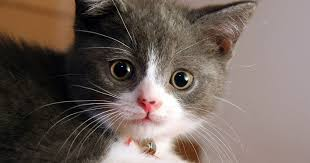
#> input picture PHOTOS/billu1.jpeg, 310 x 163 px
$ python THRESHOLD.py
#> lines starting #> are read from the running program, lines starting #| are printed output that depends on the picture; after the words box and inside, x2 and y2 are one past the last pixel; in counts of white or black regions, pixels touching at a corner belong together
import cv2 as cv
import matplotlib.pyplot as plt
import numpy as np

img = cv.imread('PHOTOS/billu1.jpeg')
#> img is the input picture: shape (163, 310, 3); mean B, G, R 92.7, 100.1, 114.2
cv.imshow('cute',img)

#Simple Thresholding

# 📌 Thresholding in OpenCV (Hinglish Explanation)
# Image ko black & white mein convert karta hai
# Pixel > threshold → white (255)
# Pixel <= threshold → black (0)
# Use hota hai object/background alag karne ke liye
# Example: cv2.threshold(gray_img, 127, 255, cv2.THRESH_BINARY)

gray = cv.cvtColor(img,cv.COLOR_BGR2GRAY)
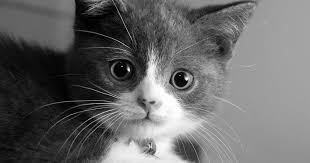
#> gray: shape (163, 310); min 0, max 255, mean 103.5
cv.imshow('gray',gray)

threshold , thresh = cv.threshold(gray,30,255,cv.THRESH_BINARY)
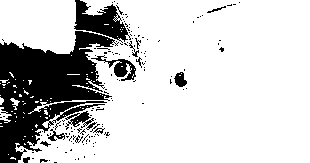
#> thresh: shape (163, 310); 79.3% white; 150 black regions (135 under 20 px), largest, box (x1, y1, x2, y2) and area: (0, 31, 119, 163) 7859, (74, 0, 131, 43) 1181, (91, 55, 136, 81) 374
cv.imshow('Simple thresholding',thresh)


threshold, thresh_inv = cv.threshold(gray,30,255,cv.THRESH_BINARY_INV)
cv.imshow('Simple thresholding Inverse',thresh_inv)

#Adaptive Thresholding
adaptive_thresh = cv.adaptiveThreshold(gray,255,cv.ADAPTIVE_THRESH_MEAN_C,cv.THRESH_BINARY,11,3)
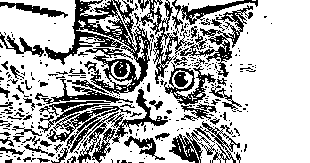
#> adaptive_thresh: shape (163, 310); 69.8% white; 308 black regions (250 under 20 px), largest, box (x1, y1, x2, y2) and area: (45, 0, 151, 95) 3251, (48, 89, 168, 163) 2046, (134, 0, 258, 84) 1648
cv.imshow('Adaptive Thresholding',adaptive_thresh)

adaptive_thresh = cv.adaptiveThreshold(gray,255,cv.ADAPTIVE_THRESH_MEAN_C,cv.ADAPTIVE_THRESH_GAUSSIAN_C,11,3)
cv.imshow('Adaptive Thresholding',adaptive_thresh)
# -------------------------------
# 🔹 Simple Thresholding (Binary)
# Agar pixel > 30 ➡ 255 (white)
# Agar pixel <= 30 ➡ 0 (black)
# Ye fixed threshold pe based hota hai
threshold, thresh = cv.threshold(gray, 30, 255, cv.THRESH_BINARY)
cv.imshow('Simple thresholding', thresh)

# -------------------------------
# 🔹 Simple Thresholding (Binary Inverse)
# Agar pixel > 30 ➡ 0 (black)
# Agar pixel <= 30 ➡ 255 (white)
# Ye simple threshold ka ulta version hai
threshold, thresh_inv = cv.threshold(gray, 30, 255, cv.THRESH_BINARY_INV)
cv.imshow('Simple thresholding Inverse', thresh_inv)

# -------------------------------
# 🔹 Adaptive Thresholding (Mean)
# Har pixel ka threshold value apne 11x11 ke surrounding pixels ka average hota hai
# Us average me se 3 minus karke threshold decide hota hai
# Ye uneven lighting conditions ke liye best hota hai
adaptive_thresh = cv.adaptiveThreshold(gray, 255, cv.ADAPTIVE_THRESH_MEAN_C,
                                       cv.THRESH_BINARY, 11, 3)
cv.imshow('Adaptive Thresholding', adaptive_thresh)

# Wait for keypress before closing windows
cv.waitKey(0)

$ run again, with PHOTOS/laplacin and sobel.png saved as PHOTOS/billu1.jpeg
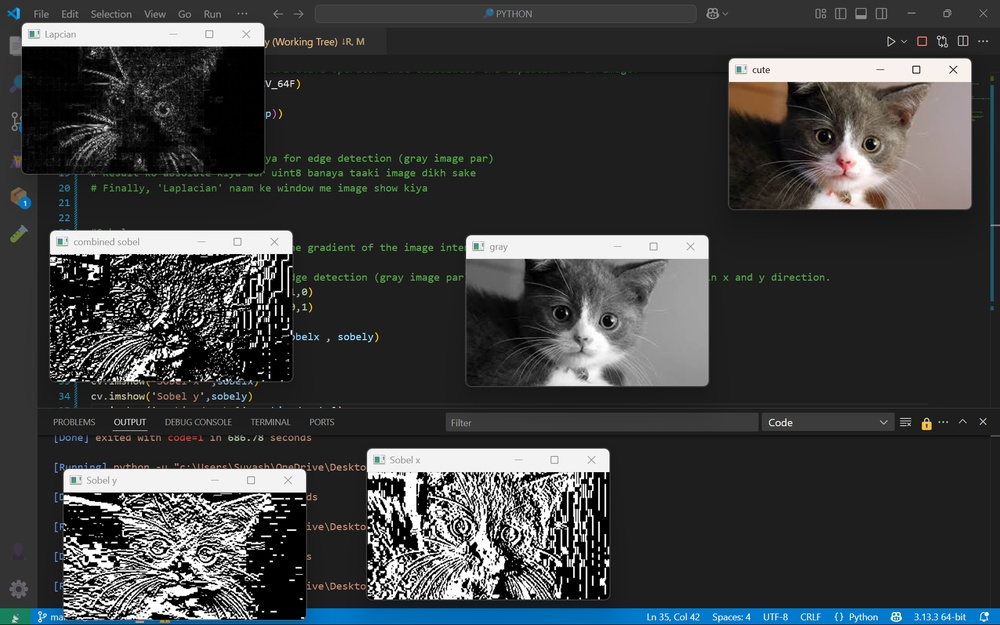
#> input picture PHOTOS/laplacin and sobel.png, 1000 x 625 px, shrunk from 1918 x 1198 before the run
#> img is the input picture: shape (625, 1000, 3); mean B, G, R 63.5, 62.9, 60.9
#> `threshold , thresh = cv.threshold(gray,30,255,cv.THRESH_BINARY)`:
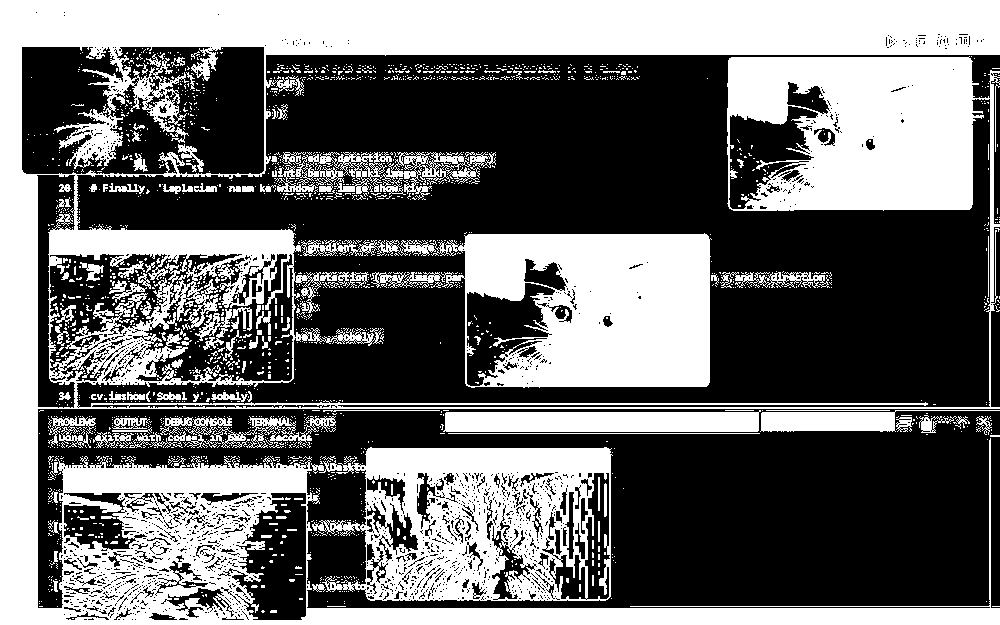
#> thresh: shape (625, 1000); 42.1% white; 1854 white regions (1721 under 20 px), largest, box (x1, y1, x2, y2) and area: (0, 0, 1000, 625) 204486, (312, 447, 613, 601) 27145, (443, 410, 761, 432) 6284
#> `adaptive_thresh = cv.adaptiveThreshold(gray,255,cv.ADAPTIVE_THRESH_MEA..`:
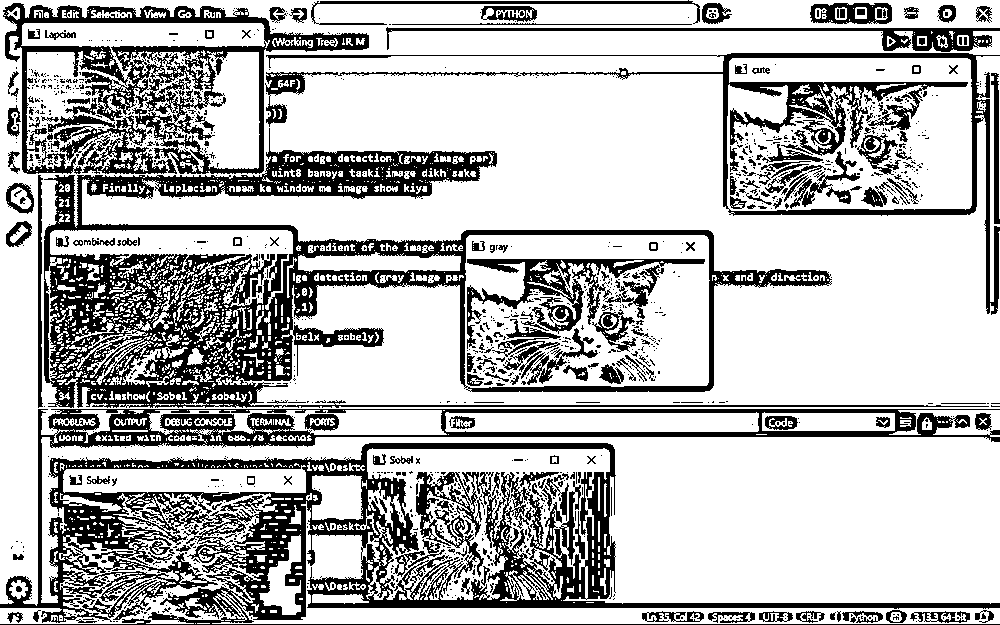
#> adaptive_thresh: shape (625, 1000); 72.4% white; 1370 black regions (1163 under 20 px), largest, box (x1, y1, x2, y2) and area: (0, 409, 1000, 625) 56467, (44, 128, 989, 408) 48381, (3, 3, 369, 174) 14045

$ run again, with PHOTOS/woman.jpg copied over PHOTOS/billu1.jpeg
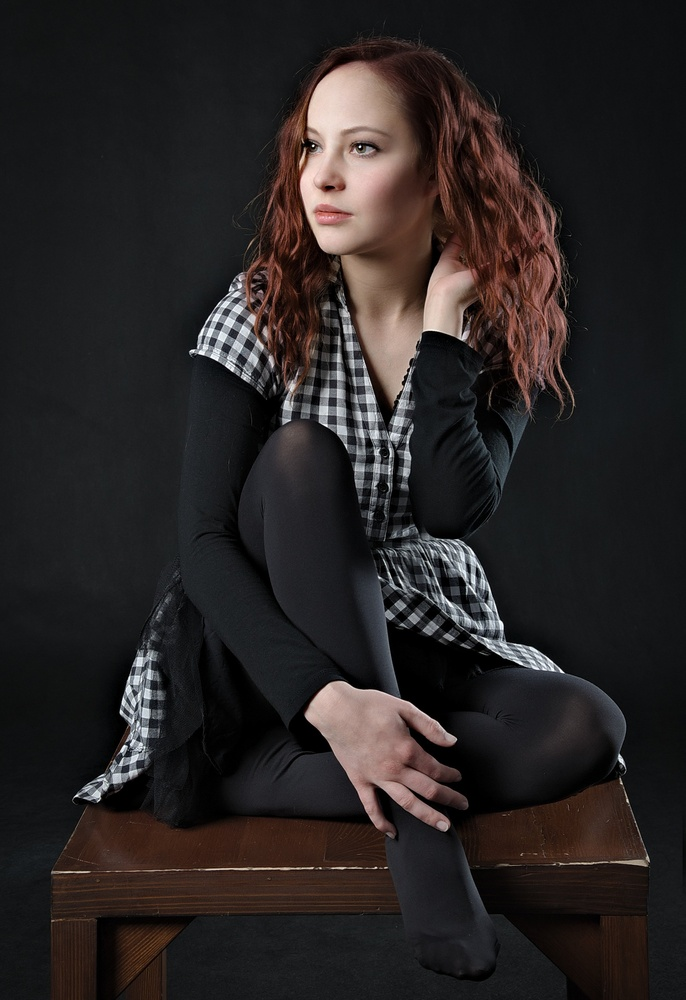
#> input picture PHOTOS/woman.jpg, 686 x 1000 px, shrunk from 2479 x 3613 before the run
#> img is the input picture: shape (1000, 686, 3); mean B, G, R 35.8, 36, 40.8
#> `threshold , thresh = cv.threshold(gray,30,255,cv.THRESH_BINARY)`:
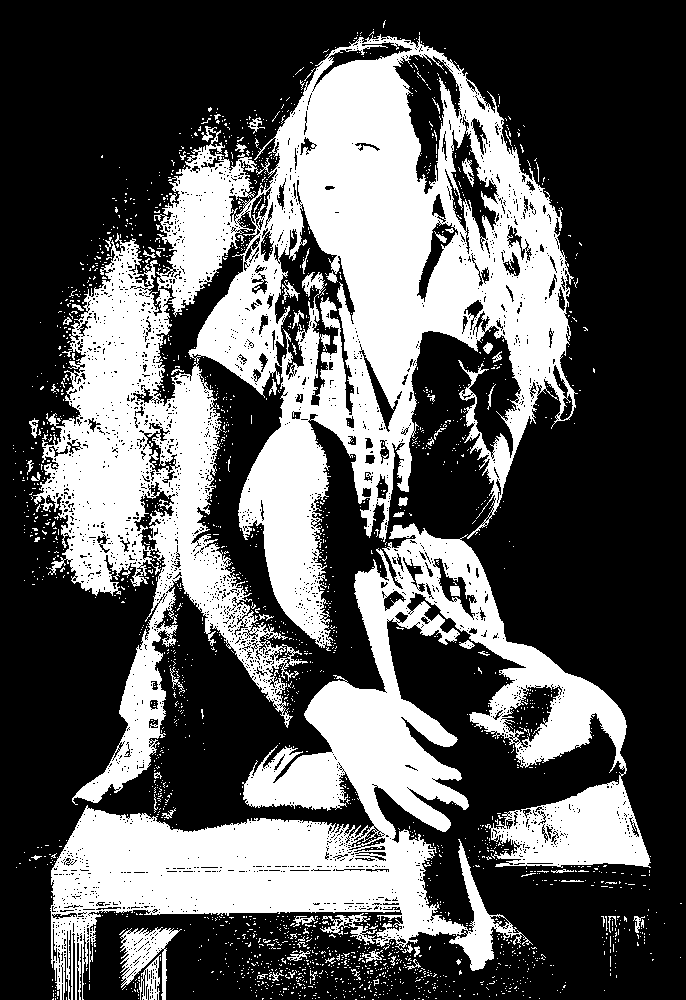
#> thresh: shape (1000, 686); 35.5% white; 2269 white regions (2197 under 20 px), largest, box (x1, y1, x2, y2) and area: (33, 34, 578, 805) 148777, (50, 523, 651, 1000) 82745, (120, 927, 182, 1000) 1725
#> `adaptive_thresh = cv.adaptiveThreshold(gray,255,cv.ADAPTIVE_THRESH_MEA..`:
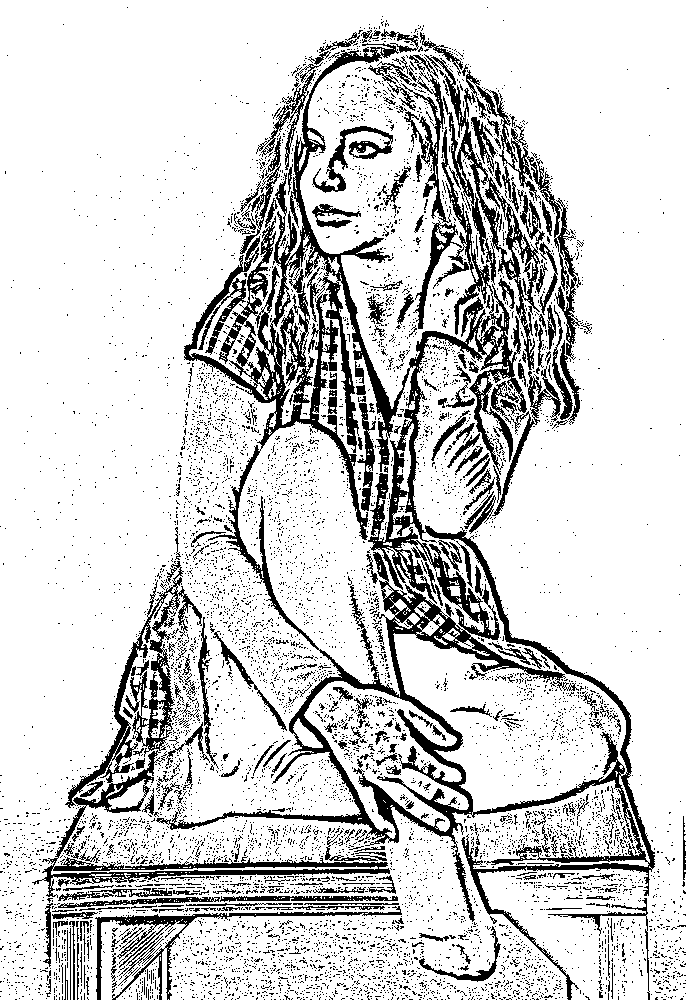
#> adaptive_thresh: shape (1000, 686); 82.4% white; 7747 black regions (7438 under 20 px), largest, box (x1, y1, x2, y2) and area: (156, 43, 655, 1000) 49170, (32, 561, 390, 898) 9849, (424, 54, 581, 370) 7966
